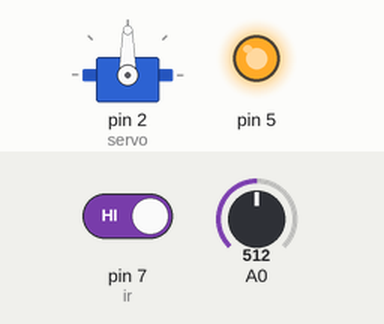
The sketch below on a simulated Arduino Uno, built with avr-gcc and run on an emulated ATmega328P. Shown: servo, output pins drawn as LEDs (lit = HIGH). The inputs (shaded band) are chosen by the test bench; at power-on: A0 = 512, pin 7 (ir) HIGH.

Above: at 1.2 s.
1.3 s: A0 set to 213
2.8 s: A0 set to 190
At 3.2 s:
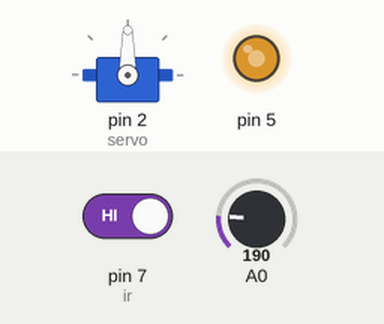
4.3 s: pin 7 (ir) driven LOW
At 5.5 s:
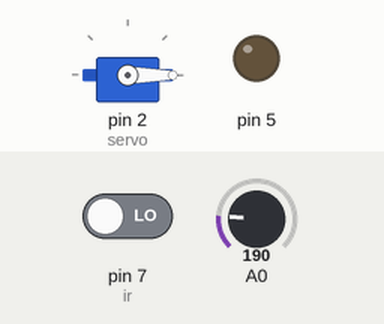
5.8 s: pin 7 (ir) driven HIGH
At 7.2 s:
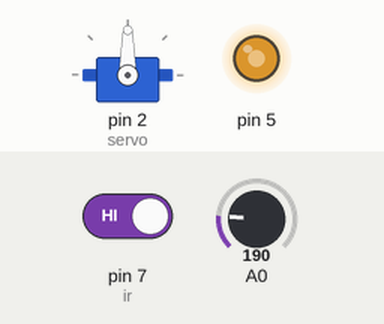
Timing chart, 0 to 8.3 s (numbered marks = the images above; inputs shaded):
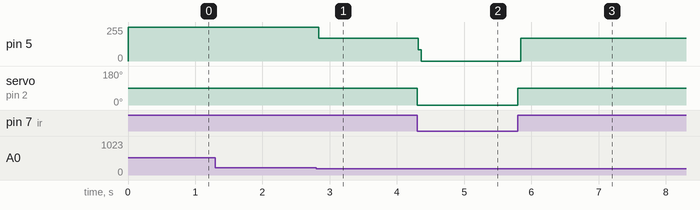

The sketch:

Servo_and_IR_sensor.ino
```cpp
//code by rajat_rjx
#include <Servo.h>
int ir=7;
int sensorValue = 0;
int servoPin = 2;
int ang = 0;

Servo servo;

void setup() {
 pinMode(5, OUTPUT);
 pinMode(A0, INPUT);
 servo.attach(2);
 servo.attach(2, 500, 2500);
}

void loop() {

  int sensorValue = digitalRead(ir);
   if(analogRead(A0) < 200) {
    digitalWrite(5, LOW);
  }
  if(sensorValue==LOW)
    {
    servo.write(0);

   }
   else{

  servo.write(90);
      digitalWrite(5, HIGH);
}}
```

Measured:
- the behaviour switches between 200 and 199 on A0 (found by bisection; images 0 and 1)
- after the input at 1.3 s, every drawn part: stays the same
- after the input at 2.8 s, pin 5: 255/255 → 171/255 at once
- after the input at 4.3 s, pin 5: 171/255 → 0/255 at once; servo on pin 2 (servo): 90° → 0° at once
- after the input at 5.8 s, pin 5: 0/255 → 172/255 at once; servo on pin 2 (servo): 0° → 90° at once
